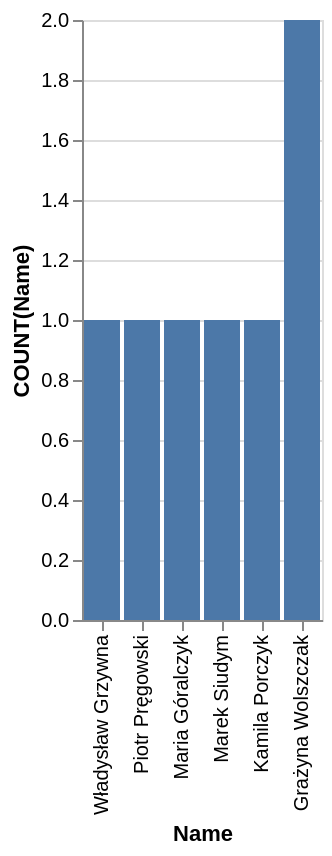

Vega-Lite specification stored for this chart:
### Vega-Lite specification from a JSON file in a GitHub repository (floating-point values rounded to 4 significant figures)
{"data": {"values": [{"x_data": "Władysław Grzywna", "y_data": 1}, {"x_data": "Piotr Pręgowski", "y_data": 1}, {"x_data": "Maria Góralczyk", "y_data": 1}, {"x_data": "Marek Siudym", "y_data": 1}, {"x_data": "Kamila Porczyk", "y_data": 1}, {"x_data": "Grażyna Wolszczak", "y_data": 2}]}, "mark": "bar", "encoding": {"x": {"field": "x_data", "type": "nominal", "title": "Name", "sort": "descending"}, "y": {"field": "y_data", "type": "quantitative", "title": "COUNT(Name)"}}}
